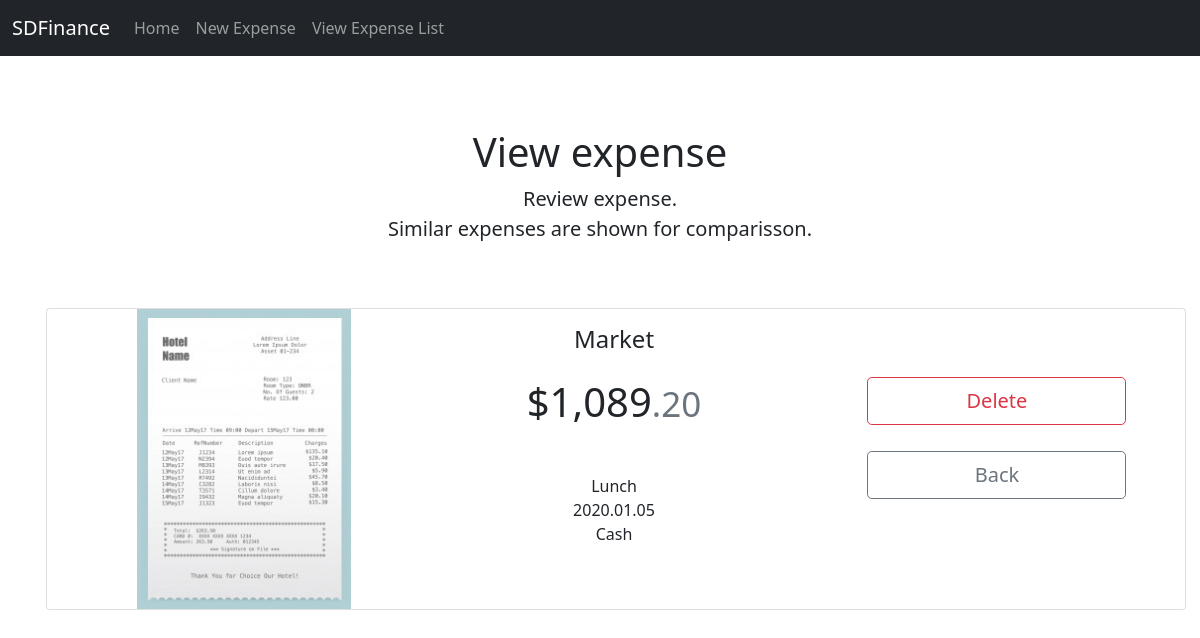
Page /view/3 on the committed database.
### tables this page shows
CREATE TABLE "EXPENSES" (
	"ExpenseId"	INTEGER NOT NULL UNIQUE,
	"ExpenseDate"	NUMERIC,
	"ExpenseDescription"	TEXT NOT NULL,
	"ExpenseAmount"	NUMERIC NOT NULL,
	"AccountId"	INTEGER,
	"CategoryId"	INTEGER,
	"ExpenseStatus"	TEXT NOT NULL DEFAULT 'Ok',
	PRIMARY KEY("ExpenseId" AUTOINCREMENT),
	FOREIGN KEY("AccountId") REFERENCES "ACCOUNTS"("AccountId"),
	FOREIGN KEY("CategoryId") REFERENCES "CATEGORIES"("CategoryId")
);

CREATE TABLE "CATEGORIES" (
	"CategoryId"	INTEGER NOT NULL UNIQUE,
	"CategoryName"	TEXT NOT NULL,
	"CatergoryDescription"	TEXT NOT NULL,
	"CategoryNotes"	TEXT,
	"CategoryTag"	TEXT,
	PRIMARY KEY("CategoryId" AUTOINCREMENT)
);

CREATE TABLE "ACCOUNTS" (
	"AccountId"	INTEGER NOT NULL UNIQUE,
	"AccountName"	TEXT NOT NULL,
	"AccountDescription"	TEXT NOT NULL,
	"CurrencyId"	INTEGER NOT NULL,
	"AccountUser"	TEXT,
	"AccountNotes"	TEXT,
	PRIMARY KEY("AccountId" AUTOINCREMENT),
	FOREIGN KEY("CurrencyId") REFERENCES "CURRENCIES"
);

### app.py (the view)
@app.route("/view/<expense_id>")
def view(expense_id):
    query = f"SELECT ExpenseDate, ExpenseDescription, CategoryName, ACCOUNTS.AccountName, ExpenseAmount, ExpenseId FROM EXPENSES JOIN ACCOUNTS ON EXPENSES.AccountId=ACCOUNTS.AccountId JOIN CATEGORIES ON EXPENSES.CategoryId=CATEGORIES.CategoryId WHERE ExpenseId={expense_id}"
    table_list_data = cursor.execute(query)
    for data in table_list_data:
        expense_data = [data[0], data[1], data[2], data[3], format_amount_view_expense(data[4]), data[5]]
        break
    return render_template("expense_view.html", expense_data=expense_data)

### helpers.py (called while the page is built)
def format_amount_view_expense(amount):
    amount = float(amount) * -1
    formatted_float = "${:,}".format(int(amount // 1))
    formatted_decimals = "00" if "{00}".format(int(round(float(amount) % 1, 2) * 100)) == "0" else "{00}".format(int(round(float(amount) % 1, 2) * 100))
    return formatted_float, formatted_decimals

### templates/expense_view.html (shortened to what this page needs)
{% extends "layout.html" %}
{% block head %}
<link href="../static/styles.css" rel="stylesheet">
{% endblock %}
{% block main %}
  <div class="starter-template text-center py-5 px-3">
    <h1>View expense</h1>
    <p class="lead">Review expense.<br> Similar expenses are shown for comparisson.</p>
  </div>
  <div class="row row-cols-1 mb-3 text-center">
    <div class="card mb-12" style="max-width: 8000px; margin-left: 1rem; padding-right: 1rem;">
      <div class="row g-0">
        <div class="col-md-4">
          <img src="../static/assets/receipt_resized.png" alt="receipt" style="max-height:300px;">
        </div>
        <div class="col-md-4">
          <div class="card-body">
            <h4 class="my-0 fw-normal">{{ expense_data[1] }}</h4><br>
            <h1 class="card-title pricing-card-title">{{ expense_data[4][0] }}<small class="text-muted">.{{ expense_data[4][1] }}</small></h1><br>
            <p class="card-text">
              <ul class="list-unstyled mt-3 mb-4">
                <li>{{ expense_data[2] }}</li>
                <li>{{ expense_data[0] }}</li>
                <li>{{ expense_data[3] }}</li>
              </ul>
            </p>
          </div>
        </div>
        <div class="col-md-4">
          <div style="padding: 15%">
            <a type="button" class="w-100 btn btn-lg btn-outline-danger" href="/delete/{{ expense_data[5] }}" style="margin: 5%">Delete</a>
            <a type="button" class="w-100 btn btn-lg btn-outline-secondary" href="/list" style="margin: 5%">Back</a>
          </div>
        </div>
      </div>
    </div>
  </div>
  <div class="col">
    <br><br>
  </div>
{% endblock %}

### static/styles.css (style rules this page uses)
body { padding-top: 5rem; }

### rows in the picture
EXPENSES: ExpenseDescription "Market", ExpenseDate "2020.01.05"
CATEGORIES: CategoryName "Lunch"
ACCOUNTS: AccountName "Cash"

### other values in the picture
{{ expense_data[4][0] }} "$1,089"
{{ expense_data[4][1] }} "20"
